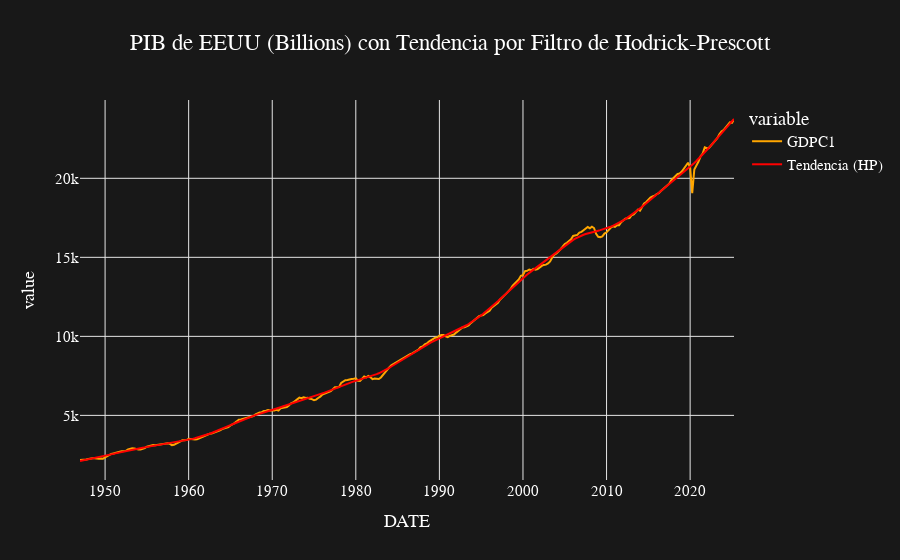

Write notebook code for a chart like this one.
### Code cell
# Plot the original series and the trend
fig = gdp.plot(title="PIB de EEUU (Billions) con Tendencia por Filtro de Hodrick-Prescott")
fig.add_scatter(x=gdp.index, y=tendencia['GDPC1'], mode='lines', name='Tendencia (HP)', line=dict(color='red', width=2))

### Figure 1 — Plotly figure (JSON) as saved in the notebook; plotly's stock layout.template omitted (floating-point values rounded to 4 significant figures; data arrays with more than 128 entries replaced by an {"elided": "..."} marker saying what was removed)
{"data": [{"hovertemplate": "variable=GDPC1<br>DATE=%{x}<br>value=%{y}<extra></extra>", "legendgroup": "GDPC1", "line": {"color": "#ffa600", "dash": "solid"}, "marker": {"symbol": "circle"}, "mode": "lines", "name": "GDPC1", "orientation": "v", "showlegend": true, "type": "scatter", "x": {"elided": "314 str values"}, "xaxis": "x", "y": {"elided": "314 float values"}, "yaxis": "y"}, {"line": {"color": "red", "width": 2}, "mode": "lines", "name": "Tendencia (HP)", "type": "scatter", "x": {"elided": "314 str values"}, "y": {"elided": "314 float values"}}], "layout": {"legend": {"title": {"text": "variable"}, "tracegroupgap": 0}, "title": {"text": "PIB de EEUU (Billions) con Tendencia por Filtro de Hodrick-Prescott"}, "xaxis": {"anchor": "y", "domain": [0, 1], "title": {"text": "DATE"}}, "yaxis": {"anchor": "x", "domain": [0, 1], "title": {"text": "value"}}}}
